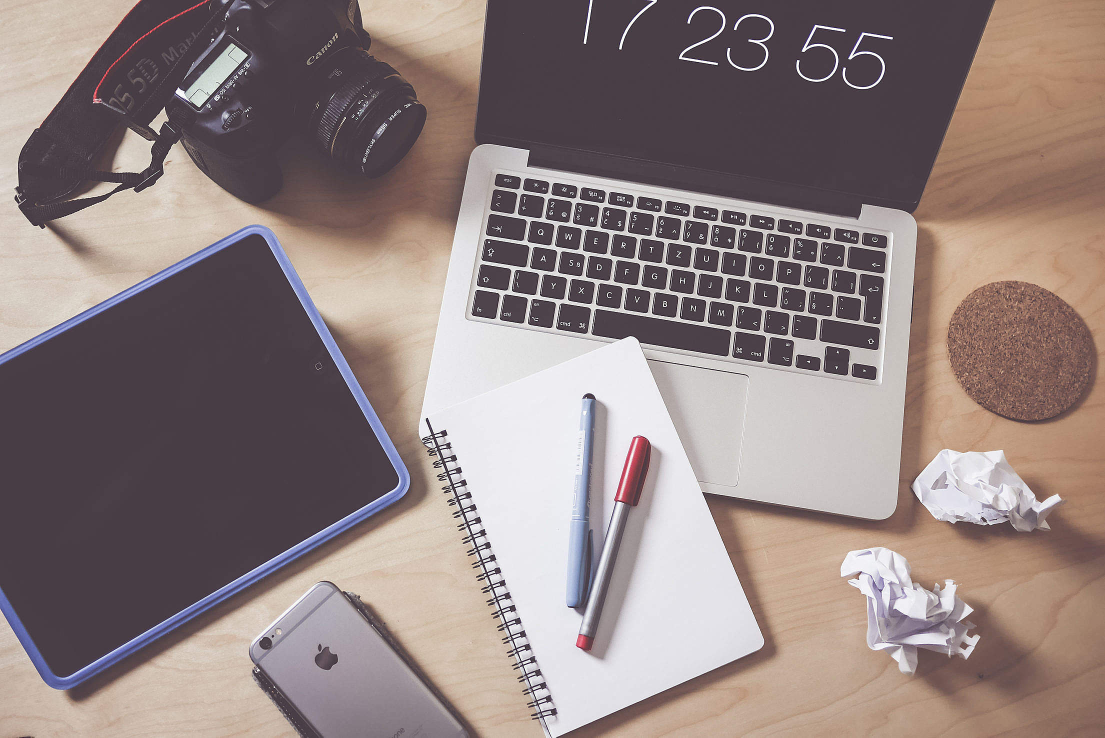
#> input picture Homework 5, 6/desk.jpg, 2210 x 1475 px (shown at 1/2 size)
$ python Tasks.py
#> lines starting #> are read from the running program, lines starting #| are printed output that depends on the picture
# Homework 5
# Tasks:
#
# 1) Corrupt an image with a noise (salt-pepper, etc.) (using an adjusting slider to change the noise propotions,
# e.g. from 10 to 90%)
#
# 2) Filter the image with Frequency Filtering (Mean Filter, Gaussian, etc.) using Numpy and OpenCV, and compare the
# result images with relevant convolution filters
#
# 3) Find the edges with Frequency Filters (Laplacian, Sobel X and Y, Sharr X and Y) using Numpy / OpenCV, and compare
# the result images with the relevant convolution filters
#
# Homework 6
# Tasks:
#
# 1) Add cannyEdgeDetection to image which is used with Sobel in Homework 5.


import cv2 as cv
import numpy as np


def nothing(x):
    pass


def salt_pepper_noise(input_image, probability):
    '''
    Corrupt an input image with salt-and-pepper noise
    '''
    output_noise_img = input_image.copy()
    if len(input_image.shape) == 2:
        black = 0
        white = 255
    else:
        colorspace = input_image.shape[2]
        if colorspace == 3:
            black = np.array([0, 0, 0])
            white = np.array([255, 255, 255])
        else:
            black = np.array([0, 0, 0, 255])
            white = np.array([255, 255, 255, 255])
    probs = np.random.random(output_noise_img.shape[:2])
    output_noise_img[probs < (probability / 2)] = black
    output_noise_img[probs > 1 - (probability / 2)] = white
    return output_noise_img


source_image = cv.imread('desk.jpg')
#> source_image is the input picture: shape (1475, 2210, 3); mean B, G, R 127.5, 128.8, 143.7
# source_image = cv.imread('image_face.jpg')

scale_percent = 25

width = int(source_image.shape[1] * scale_percent / 100)
#> width = 552
height = int(source_image.shape[0] * scale_percent / 100)
#> height = 368
dim = (width, height)
#> dim = (552, 368)

image = cv.resize(source_image, dim, interpolation=cv.INTER_AREA)

prob = 0
last_prob = 1

ddepth = cv.CV_16S
scale = 1
delta = 0

cv.namedWindow('source_image')
cv.createTrackbar('Prob', 'source_image', 0, 90, nothing)

while True:
    prob = cv.getTrackbarPos('Prob', 'source_image')

    k = cv.waitKey(1)
#> (key q is pressed here)

    if prob != last_prob:
        cv.imshow('source_image', image)
        noise_image = salt_pepper_noise(image, float(prob) / 100)
        gray_noise = cv.cvtColor(noise_image, cv.COLOR_BGR2GRAY)

        # kernel = np.array([
        #     [0, -1, 0],
        #     [-1, 5, -1],
        #     [0, -1, 0]
        # ])

        # median filter
        img_blur = cv.medianBlur(gray_noise, ksize=15)
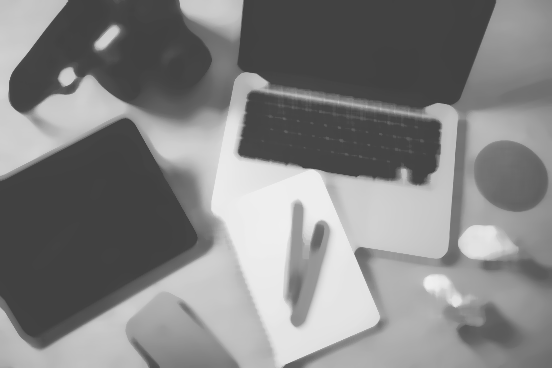
#> img_blur: shape (368, 552); min 65, max 239, mean 131.3

        # gaussian filter
        # img_blur = cv.GaussianBlur(gray_noise, (3, 3), 0)

        # mean filter
        # img_blur = cv.filter2D(gray_noise, -1, kernel)

        # laplacian filter
        laplacian_filter = cv.Laplacian(img_blur, ddepth, ksize=5)
        laplacian_filter = cv.convertScaleAbs(laplacian_filter)

        # sobel_x filter
        sobel_x = cv.Sobel(img_blur, ddepth, dx=1, dy=0, ksize=5, scale=scale, delta=delta, borderType=cv.BORDER_DEFAULT)
        sobel_x = cv.convertScaleAbs(sobel_x)
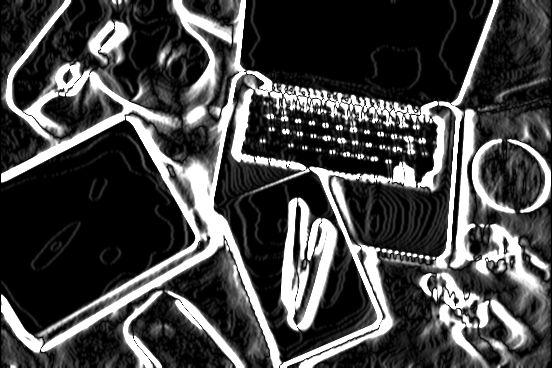
#> sobel_x: shape (368, 552); min 0, max 255, mean 69.3

        # sobel_y filter
        sobel_y = cv.Sobel(img_blur, ddepth, dx=0, dy=1, ksize=5, scale=scale, delta=delta, borderType=cv.BORDER_DEFAULT)
        sobel_y = cv.convertScaleAbs(sobel_y)
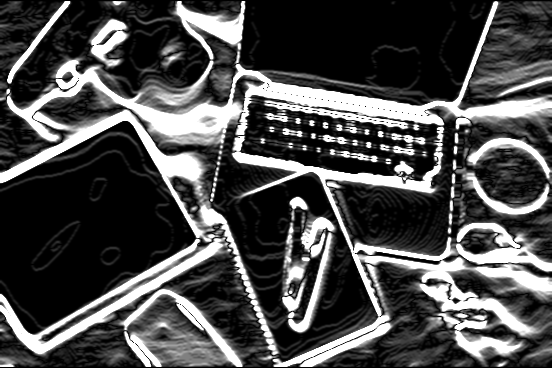
#> sobel_y: shape (368, 552); min 0, max 255, mean 75.4

        # sobel_xy filter
        sobel_xy = cv.Sobel(img_blur, ddepth, dx=1, dy=1, ksize=5, scale=scale, delta=delta, borderType=cv.BORDER_DEFAULT)
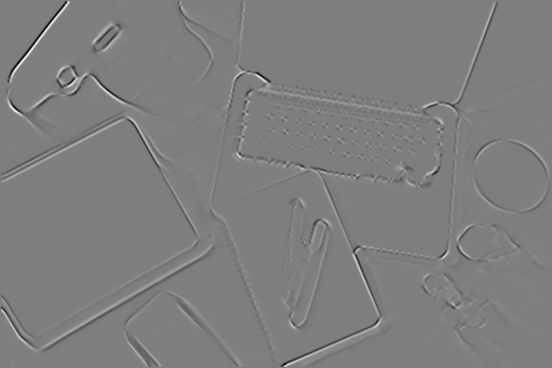
#> sobel_xy: shape (368, 552) int16; min -1017, max 1026, mean 0; drawn with min black and max white
        sobel_xy = cv.convertScaleAbs(sobel_xy)

        # sobel_x,sobel_y and sobel_xy canny edge detection
        sobel_x_canny = cv.Canny(image=sobel_x, threshold1=100, threshold2=200)
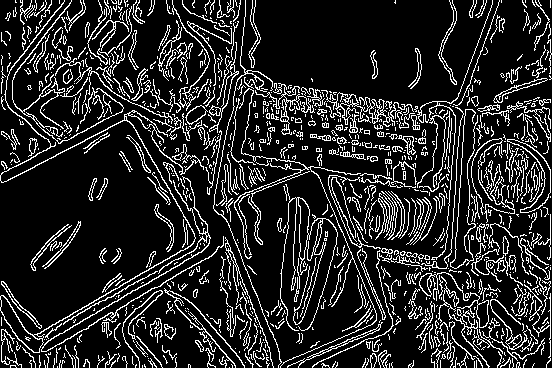
#> sobel_x_canny: shape (368, 552); 15.7% white in thin lines or dots
        sobel_y_canny = cv.Canny(image=sobel_y, threshold1=100, threshold2=200)
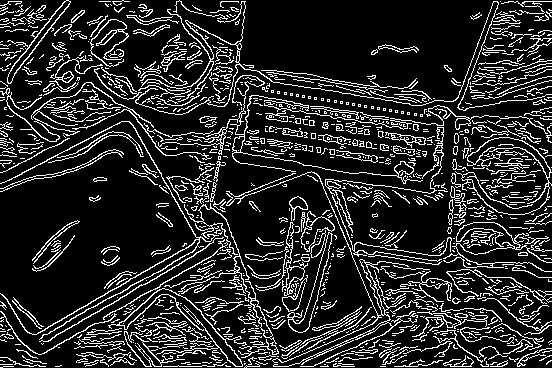
#> sobel_y_canny: shape (368, 552); 16.3% white in thin lines or dots
        sobel_xy_canny = cv.Canny(image=sobel_xy, threshold1=100, threshold2=200)
#> sobel_xy_canny: shape (368, 552); 8.1% white in thin lines or dots

        # scharr_x filter
        scharr_x = cv.Scharr(img_blur, ddepth, dx=1, dy=0, scale=scale, delta=delta, borderType=cv.BORDER_DEFAULT)
        scharr_x = cv.convertScaleAbs(scharr_x)

        # scharr_y filter
        scharr_y = cv.Scharr(img_blur, ddepth, dx=0, dy=1, scale=scale, delta=delta, borderType=cv.BORDER_DEFAULT)
        scharr_y = cv.convertScaleAbs(scharr_y)
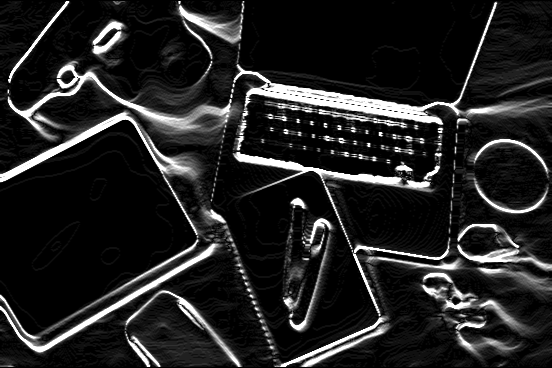
#> scharr_y: shape (368, 552); min 0, max 255, mean 35

        # show results
        cv.imshow('noise_image', noise_image)
        # [8 lines of commented-out code are left out]
        cv.imshow('sobel_x_canny', sobel_x_canny)
        cv.imshow('sobel_y_canny', sobel_y_canny)
        cv.imshow('sobel_xy_canny', sobel_xy_canny)

    last_prob = prob

    if k == ord('q'):
        cv.destroyAllWindows()
        break

$ run again, with Homework 4/image_face.jpg copied over Homework 5, 6/desk.jpg
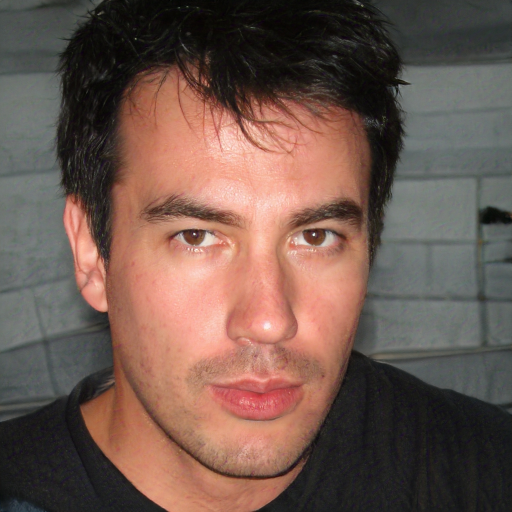
#> input picture Homework 4/image_face.jpg, 1024 x 1024 px (shown at 1/2 size)
#> source_image is the input picture: shape (1024, 1024, 3); mean B, G, R 78.6, 87.7, 111.6
#> `sobel_x_canny = cv.Canny(image=sobel_x, threshold1=100, threshold2=200)`:
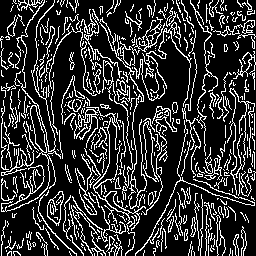
#> sobel_x_canny: shape (256, 256); 20.2% white in thin lines or dots
#> sobel_y_canny: shape (256, 256); 20.7% white in thin lines or dots
#> sobel_xy_canny: shape (256, 256); 7.1% white in thin lines or dots
#> `scharr_y = cv.convertScaleAbs(scharr_y)`:
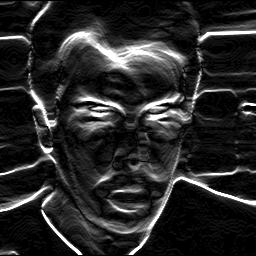
#> scharr_y: shape (256, 256); min 0, max 255, mean 40.3
